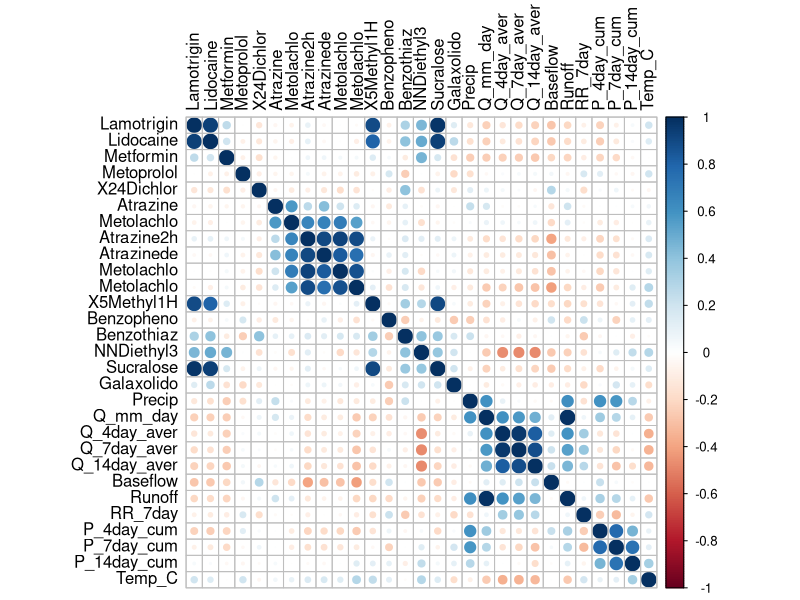
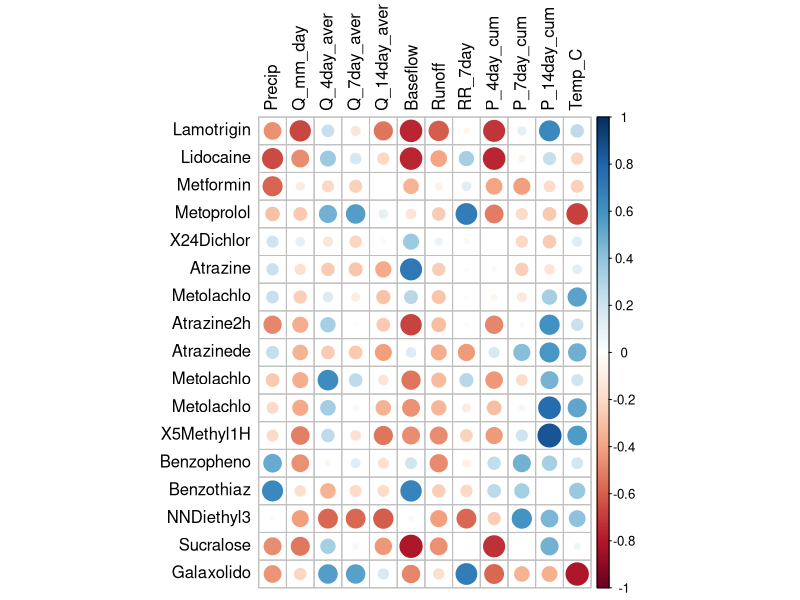
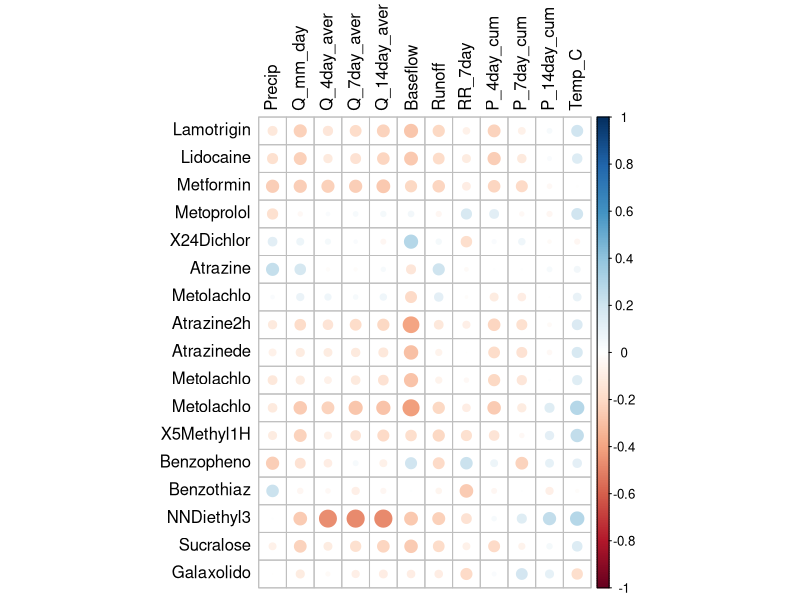
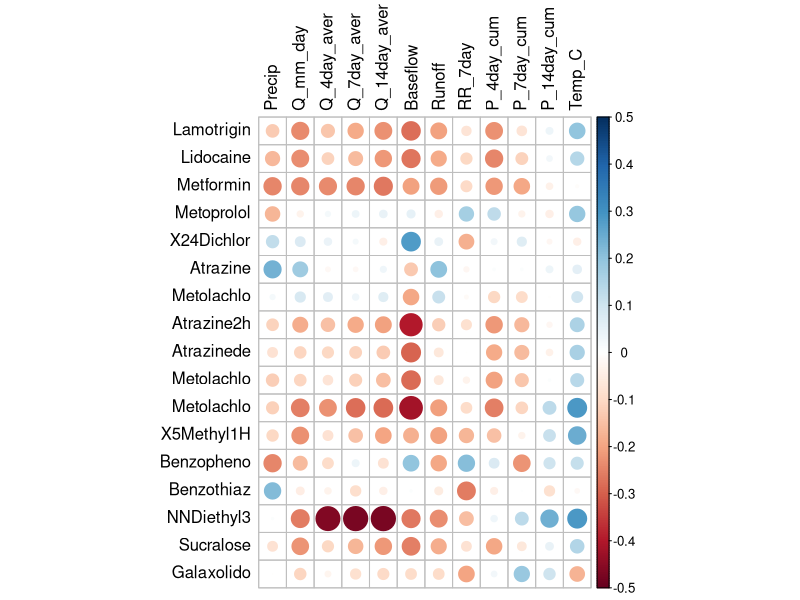
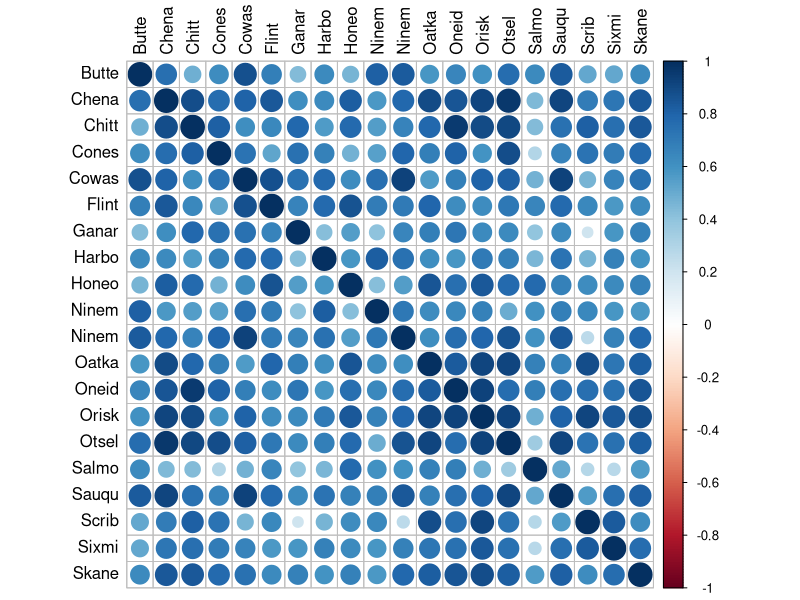
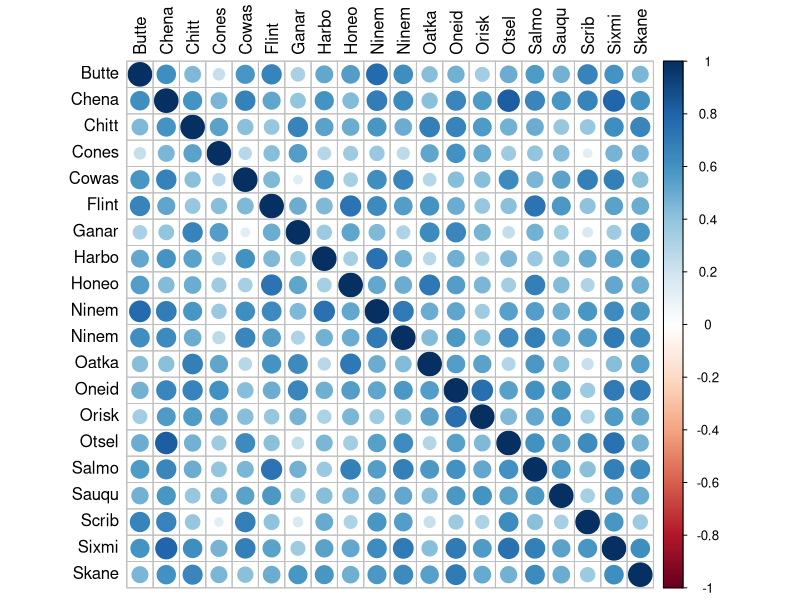
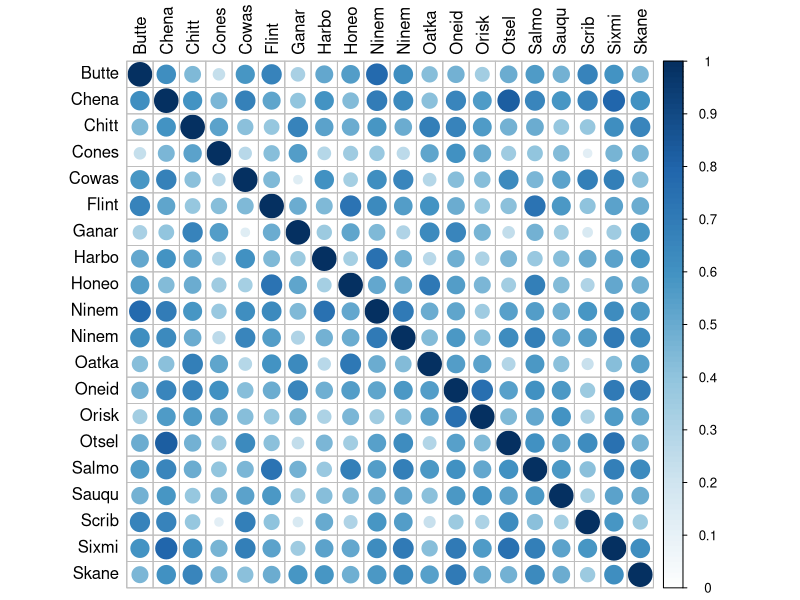

The R script that drew these images, in order: (Note: this script raises an error after producing the figures.)
#Ruta Basijokaite
#----------------
#This code analyzes correlation between detected compound concentrations and environmental conditions
#It also analyzes correlations among sites 
#----------------

#Loading libraries
library(corrplot)
library(Hmisc) 

#Uploading data
CEC_aver = read.csv(file="CEC_aver_dataset.csv",sep=",",header=T) 
Climate_var = read.csv(file="Climate_var.csv",sep=",",header=T)
CEC_use_info = read.csv(file="CEC_use_info_dataset.csv",sep=",",header=T) #info about CEC use, type and detection frequency

#Make sure that column names do not have extra symbols (after upload spaces become .)
colnames(CEC_use_info)
colnames(CEC_use_info)[3] = 'Det.Freq.'
colnames(CEC_use_info)

#-------------
###Preparing CEC data

#Have row names as sites - otherwise in corrplot labels will just be numbers; Remove dates
CEC_aver_comp = as.matrix(CEC_aver[,3:dim(CEC_aver)[2]])
#Keeping only 10 characters in CEC names as column names will be used as labels
colnames(CEC_aver_comp) = substring(colnames(CEC_aver_comp),1,10)

#-------------
### IDENTIFYING COMPOUNDS

#Finding compounds that have higher that 45% detection frequency to do further analysis

#Finding compounds that have detection frequency > 45 
Which_high = which(CEC_use_info$Det.Freq. > 45)
Which_comp_high = CEC_use_info$Name[Which_high]

#Concentrations of those compounds
Conc_high = CEC_aver_comp[,Which_high]

#---------------
###Correlations between environmental variables and compound concentrations 

#gives correlation between matrix itself and other variable (interested only in upper right quadrant)
rcor_vals_clim=rcorr(as.matrix(cbind(Conc_high,Climate_var[,3:14])))
corrplot(rcor_vals_clim$r,tl.col = 'black')
#Therefore, it is more convenient to use 'cor' function
cor_mat_clim=cor(Conc_high,Climate_var[,3:14],use="complete.obs")
corrplot(cor_mat_clim,tl.col = 'black')
#When we use complete.obs, we discard entire row if an NA is present 
#pairwise.complete.obs uses the non-NA values when calculating the correlation between variables 
#In order to preserve as much data as possible to test correlation patterns between variables, 
#pairwise.complete.obs is used. If complete.obs were used, correlation patterns would be determined based
#on samples that have all highly detected compounds, instead of using all available data
cor_mat_clim_pair=cor(Conc_high,Climate_var[,3:14],use="pairwise.complete.obs")
corrplot(cor_mat_clim_pair,tl.col = 'black')
#As correlation coefficient values are low, it would be easier to visually assess values if color scale is adjusted
#Changing color scale values along with color distribution
corrplot(cor_mat_clim_pair,tl.col = 'black',is.corr = FALSE,col.lim = c(-0.5,0.5))

#If ‘use’ is ‘"everything"’, ‘NA’s will propagate conceptually, i.e., a resulting value will be ‘NA’ whenever 
#one of its contributing observations is ‘NA’.

#If ‘use’ is ‘"all.obs"’, then the presence of missing observations will produce an error. If ‘use’ is 
#‘"complete.obs"’ then missing values are handled by casewise deletion (and if there are no complete cases, 
#that gives an error).

#Correlation results in this case highly depend on 'use method chosen', since dataset has a lot of NA values

#-----------------------------------------
#Could add correlation between sites (not samples) that come from 17 highest detected compounds

#First, fix site names
CEC_aver[37:38,1] = CEC_aver[39,1] #Fixing dual names for Ninemile creek Lakeland
CEC_aver[41:42,1] = CEC_aver[43,1] #Fixing dual names for Ninemile creek Marieta
CEC_aver[48:49,1] = CEC_aver[50,1] #Fixing misspelling in Oatka
CEC_aver[25:26,1] = CEC_aver[27,1] #Fixing misspelling in Ganargua

WS_names = as.character(unique(CEC_aver$Site))
Site_aver = matrix(NA, length(WS_names),dim(CEC_aver)[2]-2) #no need for dates
#colnames(Site_aver) = colnames(CEC_aver)
#Site_aver[,1] = WS_names #make sure this does not change matrix type to character
#calculating average concentration of each compound
for (i in seq(from=1,to=length(WS_names))){
  rows = which(CEC_aver$Site == WS_names[i])
  Site_aver[i,] = as.numeric(lapply(CEC_aver[rows,-c(1,2)],mean,na.rm=T))
}
row.names(Site_aver) = substring(WS_names,1,5) #shorten site names as they will be used as labels for correlation plot

#Correlation between sites - using average compound concentrations - see how this changes, if NAs are counted as 0s
CEC_sites_trasf=t(Site_aver)
rcor_CEC_sites_spear=rcorr(as.matrix(CEC_sites_trasf),type = c("spearman"))
corrplot(rcor_CEC_sites_spear$r,tl.col = 'black')

#Try adding 0s and compare results
Site_aver_DF = Site_aver
Site_aver_DF[Site_aver_DF=="NaN"] = 0

CEC_sites_DF_trasf=t(Site_aver_DF)
rcor_CEC_sites_DF_spear=rcorr(as.matrix(CEC_sites_DF_trasf),type = c("spearman"))
corrplot(rcor_CEC_sites_DF_spear$r,tl.col = 'black')
#As correlation values among sites are similar, adjust color scale for better visualization
corrplot(rcor_CEC_sites_DF_spear$r,tl.col = 'black',is.corr = TRUE,col.lim = c(0,1))


#Big difference in results. Results from correlation analysis using 0s instead of NA values are more realistic, as 
#NA indicates that compound was not present in the sample (or at concentrations that were not detectable) 







Site_aver_DF = data.frame(WS_names,Site_aver)
colnames(Site_aver_DF) = colnames(CEC_aver)[-2] # no need for dates column

Site_aver[,1] = WS_names #make sure this does not change matrix type to character






#Correlation between sites
#Order watersheds
Tot_CEC_nr_order_org=c(18,18,18,18,15,15,15,15,2,2,2,2,6,6,6,6,16,16,16,16,1,1,1,1,5,5,5,5,3,3,3,3,19,19,19,19,19,19,
                       10,10,10,10,17,17,17,17,9,9,9,9,14,14,14,14,11,11,11,11,11,11,11,13,13,13,13,8,8,8,8,
                       12,12,12,12,20,20,20,20,20,20,20,20,20,7,7,7,7,4,4,4,4)
cor_mat_spear_sites=cor(t(CEC_aver_conc[,3:19]),use="complete.obs",method = c("spearman"))
corrplot(cor_mat_spear_sites) #gives non-normalized correlation values
